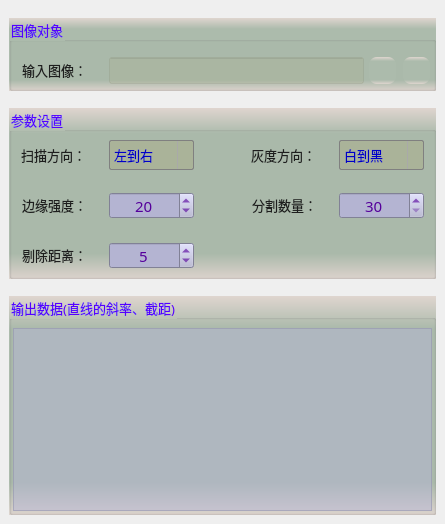
     <widget class="QWidget" name="tab">
      <attribute name="title">
       <string>基本设置</string>
      </attribute>
      <widget class="QGroupBox" name="groupCamera">
       <property name="geometry">
        <rect>
         <x>9</x>
         <y>18</y>
         <width>427</width>
         <height>73</height>
        </rect>
       </property>
       <property name="font">
        <font>
         <family>微软雅黑</family>
         <pointsize>10</pointsize>
        </font>
       </property>
       <property name="styleSheet">
        <string notr="true">background-color: qlineargradient(x1:0, y1:0, x2:0, y2:1, stop:0 #dfd5cf, stop: 0.15 #acbbac, stop: 0.85 #acbbac,stop:1 #dfd5cf);
color: rgb(85, 0, 255);</string>
       </property>
       <property name="title">
        <string>图像对象</string>
       </property>
       <widget class="QLabel" name="label_4">
        <property name="geometry">
         <rect>
          <x>13</x>
          <y>42</y>
          <width>79</width>
          <height>19</height>
         </rect>
        </property>
        <property name="font">
         <font>
          <family>微软雅黑</family>
          <pointsize>10</pointsize>
         </font>
        </property>
        <property name="styleSheet">
         <string notr="true">color: rgb(30, 30, 30);
background: transparent;</string>
        </property>
        <property name="text">
         <string>输入图像：</string>
        </property>
       </widget>
       <widget class="QLineEdit" name="txtLinkImage">
        <property name="geometry">
         <rect>
          <x>100</x>
          <y>39</y>
          <width>255</width>
          <height>27</height>
         </rect>
        </property>
        <property name="font">
         <font>
          <family>微软雅黑</family>
          <pointsize>10</pointsize>
         </font>
        </property>
        <property name="styleSheet">
         <string notr="true">color: rgb(0, 0, 200);
background-color: rgba(170, 170, 127,50);</string>
        </property>
        <property name="alignment">
         <set>Qt::AlignCenter</set>
        </property>
        <property name="readOnly">
         <bool>true</bool>
        </property>
       </widget>
       <widget class="QPushButton" name="btnLinkImage">
        <property name="geometry">
         <rect>
          <x>360</x>
          <y>39</y>
          <width>27</width>
          <height>27</height>
         </rect>
        </property>
        <property name="toolTip">
         <string>链接图像</string>
        </property>
        <property name="styleSheet">
         <string notr="true">QWidget{ border:none;border-radius: 8px;padding: 2px 4px;}
QPushButton:hover{ background-color: rgba(85, 150, 127, 100);}
QPushButton:pressed{background-color: rgba(85, 180, 127, 160);}</string>
        </property>
        <property name="text">
         <string/>
        </property>
        <property name="icon">
         <iconset resource="sub_res.qrc">
          <normaloff>:/resource/link.png</normaloff>:/resource/link.png</iconset>
        </property>
        <property name="iconSize">
         <size>
          <width>27</width>
          <height>27</height>
         </size>
        </property>
       </widget>
       <widget class="QPushButton" name="btnDelLinkImage">
        <property name="geometry">
         <rect>
          <x>394</x>
          <y>39</y>
          <width>27</width>
          <height>27</height>
         </rect>
        </property>
        <property name="toolTip">
         <string>删除图像链接</string>
        </property>
        <property name="styleSheet">
         <string notr="true">QWidget{ border:none;border-radius: 8px;padding: 2px 4px;}
QPushButton:hover{ background-color: rgba(226, 142, 162, 100);}
QPushButton:pressed{background-color: rgba(226, 172, 162, 200);}</string>
        </property>
        <property name="text">
         <string/>
        </property>
        <property name="icon">
         <iconset resource="sub_res.qrc">
          <normaloff>:/resource/del_link.png</normaloff>:/resource/del_link.png</iconset>
        </property>
        <property name="iconSize">
         <size>
          <width>27</width>
          <height>27</height>
         </size>
        </property>
       </widget>
      </widget>
      <widget class="QGroupBox" name="groupC2">
       <property name="geometry">
        <rect>
         <x>9</x>
         <y>108</y>
         <width>427</width>
         <height>171</height>
        </rect>
       </property>
       <property name="font">
        <font>
         <family>微软雅黑</family>
         <pointsize>10</pointsize>
        </font>
       </property>
       <property name="styleSheet">
        <string notr="true">background-color: qlineargradient(x1:0, y1:0, x2:0, y2:1, stop:0 #dfd5cf, stop: 0.15 #acbbac, stop: 0.85 #acbbac,stop:1 #dfd5cf);
color: rgb(85, 0, 255);</string>
       </property>
       <property name="title">
        <string>参数设置</string>
       </property>
       <widget class="QComboBox" name="comboGrayDirection">
        <property name="geometry">
         <rect>
          <x>330</x>
          <y>32</y>
          <width>85</width>
          <height>30</height>
         </rect>
        </property>
        <property name="font">
         <font>
          <family>微软雅黑</family>
          <pointsize>10</pointsize>
         </font>
        </property>
        <property name="styleSheet">
         <string notr="true">QComboBox {
    border: 1px solid gray;
    border-radius: 2px;    
    color: rgb(0, 0, 200);
	background-color: rgba(170, 170, 127,100);
}
QComboBox::drop-down {
    subcontrol-origin: padding;
    subcontrol-position: top right;
    width: 15px; 
    border-left-width: 1px;
    border-left-color: darkgray;
    border-left-style: solid;
    border-top-right-radius: 3px;
    border-bottom-right-radius: 3px;
}

QComboBox::down-arrow {
    image: url(:/resource/down.png);
} 
QComboBox::down-arrow:on {
    top: 1px;
    left: 1px;
}</string>
        </property>
        <item>
         <property name="text">
          <string>白到黑</string>
         </property>
        </item>
        <item>
         <property name="text">
          <string>黑到白</string>
         </property>
        </item>
       </widget>
       <widget class="QLabel" name="label_10">
        <property name="geometry">
         <rect>
          <x>242</x>
          <y>37</y>
          <width>81</width>
          <height>19</height>
         </rect>
        </property>
        <property name="sizePolicy">
         <sizepolicy hsizetype="Preferred" vsizetype="Fixed">
          <horstretch>0</horstretch>
          <verstretch>0</verstretch>
         </sizepolicy>
        </property>
        <property name="font">
         <font>
          <family>微软雅黑</family>
          <pointsize>10</pointsize>
         </font>
        </property>
        <property name="styleSheet">
         <string notr="true">color: rgb(30, 30, 30);
background: transparent;</string>
        </property>
        <property name="text">
         <string>灰度方向：</string>
        </property>
       </widget>
       <widget class="QLabel" name="label_14">
        <property name="geometry">
         <rect>
          <x>13</x>
          <y>87</y>
          <width>81</width>
          <height>19</height>
         </rect>
        </property>
        <property name="font">
         <font>
          <family>微软雅黑</family>
          <pointsize>10</pointsize>
          <weight>50</weight>
          <bold>false</bold>
         </font>
        </property>
        <property name="styleSheet">
         <string notr="true">color: rgb(30, 30, 30);
background: transparent;</string>
        </property>
        <property name="text">
         <string>边缘强度：</string>
        </property>
       </widget>
       <widget class="QSpinBox" name="spinThreshold">
        <property name="geometry">
         <rect>
          <x>100</x>
          <y>84</y>
          <width>85</width>
          <height>27</height>
         </rect>
        </property>
        <property name="font">
         <font>
          <family>微软雅黑</family>
          <pointsize>11</pointsize>
         </font>
        </property>
        <property name="styleSheet">
         <string notr="true">QWidget{color: rgb(85, 0, 155);background-color: rgb(180, 180, 210);}
QSpinBox::up-button{
    border:transparent;
}
QSpinBox::down-button{
    border:transparent;
}
QSpinBox::up-arrow{
    image:url(:/resource/up.png);
}
QSpinBox::down-arrow{
    image:url(:/resource/down.png);
}</string>
        </property>
        <property name="alignment">
         <set>Qt::AlignCenter</set>
        </property>
        <property name="minimum">
         <number>0</number>
        </property>
        <property name="maximum">
         <number>255</number>
        </property>
        <property name="value">
         <number>20</number>
        </property>
       </widget>
       <widget class="QLabel" name="label_15">
        <property name="geometry">
         <rect>
          <x>12</x>
          <y>37</y>
          <width>81</width>
          <height>19</height>
         </rect>
        </property>
        <property name="sizePolicy">
         <sizepolicy hsizetype="Preferred" vsizetype="Fixed">
          <horstretch>0</horstretch>
          <verstretch>0</verstretch>
         </sizepolicy>
        </property>
        <property name="font">
         <font>
          <family>微软雅黑</family>
          <pointsize>10</pointsize>
         </font>
        </property>
        <property name="styleSheet">
         <string notr="true">color: rgb(30, 30, 30);
background: transparent;</string>
        </property>
        <property name="text">
         <string>扫描方向：</string>
        </property>
       </widget>
       <widget class="QComboBox" name="comboScanDirection">
        <property name="geometry">
         <rect>
          <x>100</x>
          <y>32</y>
          <width>85</width>
          <height>30</height>
         </rect>
        </property>
        <property name="font">
         <font>
          <family>微软雅黑</family>
          <pointsize>10</pointsize>
         </font>
        </property>
        <property name="styleSheet">
         <string notr="true">QComboBox {
    border: 1px solid gray;
    border-radius: 2px;    
    color: rgb(0, 0, 200);
	background-color: rgba(170, 170, 127,100);
}
QComboBox::drop-down {
    subcontrol-origin: padding;
    subcontrol-position: top right;
    width: 15px; 
    border-left-width: 1px;
    border-left-color: darkgray;
    border-left-style: solid;
    border-top-right-radius: 3px;
    border-bottom-right-radius: 3px;
}

QComboBox::down-arrow {
    image: url(:/resource/down.png);
} 
QComboBox::down-arrow:on {
    top: 1px;
    left: 1px;
}</string>
        </property>
        <item>
         <property name="text">
          <string>左到右</string>
         </property>
        </item>
        <item>
         <property name="text">
          <string>右到左</string>
         </property>
        </item>
        <item>
         <property name="text">
          <string>上到下</string>
         </property>
        </item>
        <item>
         <property name="text">
          <string>下到上</string>
         </property>
        </item>
       </widget>
       <widget class="QLabel" name="label_16">
        <property name="geometry">
         <rect>
          <x>243</x>
          <y>87</y>
          <width>81</width>
          <height>19</height>
         </rect>
        </property>
        <property name="font">
         <font>
          <family>微软雅黑</family>
          <pointsize>10</pointsize>
          <weight>50</weight>
          <bold>false</bold>
         </font>
        </property>
        <property name="styleSheet">
         <string notr="true">color: rgb(30, 30, 30);
background: transparent;</string>
        </property>
        <property name="text">
         <string>分割数量：</string>
        </property>
       </widget>
       <widget class="QSpinBox" name="spinSegment">
        <property name="geometry">
         <rect>
          <x>330</x>
          <y>84</y>
          <width>85</width>
          <height>27</height>
         </rect>
        </property>
        <property name="font">
         <font>
          <family>微软雅黑</family>
          <pointsize>11</pointsize>
         </font>
        </property>
        <property name="styleSheet">
         <string notr="true">QWidget{color: rgb(85, 0, 155);background-color: rgb(180, 180, 210);}
QSpinBox::up-button{
    border:transparent;
}
QSpinBox::down-button{
    border:transparent;
}
QSpinBox::up-arrow{
    image:url(:/resource/up.png);
}
QSpinBox::down-arrow{
    image:url(:/resource/down.png);
}</string>
        </property>
        <property name="alignment">
         <set>Qt::AlignCenter</set>
        </property>
        <property name="minimum">
         <number>30</number>
        </property>
        <property name="maximum">
         <number>360</number>
        </property>
        <property name="value">
         <number>30</number>
        </property>
       </widget>
       <widget class="QLabel" name="label_19">
        <property name="geometry">
         <rect>
          <x>13</x>
          <y>137</y>
          <width>81</width>
          <height>19</height>
         </rect>
        </property>
        <property name="font">
         <font>
          <family>微软雅黑</family>
          <pointsize>10</pointsize>
          <weight>50</weight>
          <bold>false</bold>
         </font>
        </property>
        <property name="styleSheet">
         <string notr="true">color: rgb(30, 30, 30);
background: transparent;</string>
        </property>
        <property name="text">
         <string>剔除距离：</string>
        </property>
       </widget>
       <widget class="QSpinBox" name="spinCullDistance">
        <property name="geometry">
         <rect>
          <x>100</x>
          <y>134</y>
          <width>85</width>
          <height>27</height>
         </rect>
        </property>
        <property name="font">
         <font>
          <family>微软雅黑</family>
          <pointsize>11</pointsize>
         </font>
        </property>
        <property name="styleSheet">
         <string notr="true">QWidget{color: rgb(85, 0, 155);background-color: rgb(180, 180, 210);}
QSpinBox::up-button{
    border:transparent;
}
QSpinBox::down-button{
    border:transparent;
}
QSpinBox::up-arrow{
    image:url(:/resource/up.png);
}
QSpinBox::down-arrow{
    image:url(:/resource/down.png);
}</string>
        </property>
        <property name="alignment">
         <set>Qt::AlignCenter</set>
        </property>
        <property name="minimum">
         <number>1</number>
        </property>
        <property name="maximum">
         <number>100</number>
        </property>
        <property name="value">
         <number>5</number>
        </property>
       </widget>
      </widget>
      <widget class="QGroupBox" name="groupC3">
       <property name="geometry">
        <rect>
         <x>9</x>
         <y>296</y>
         <width>427</width>
         <height>219</height>
        </rect>
       </property>
       <property name="font">
        <font>
         <family>微软雅黑</family>
         <pointsize>10</pointsize>
        </font>
       </property>
       <property name="styleSheet">
        <string notr="true">background-color: qlineargradient(x1:0, y1:0, x2:0, y2:1, stop:0 #dfd5cf, stop: 0.15 #acbbac, stop: 0.85 #acbbac,stop:1 #dfd5cf);
color: rgb(85, 0, 255);</string>
       </property>
       <property name="title">
        <string>输出数据(直线的斜率、截距)</string>
       </property>
       <widget class="QTextEdit" name="txtMsg">
        <property name="geometry">
         <rect>
          <x>4</x>
          <y>32</y>
          <width>419</width>
          <height>183</height>
         </rect>
        </property>
        <property name="font">
         <font>
          <family>微软雅黑</family>
         </font>
        </property>
        <property name="styleSheet">
         <string notr="true">QTextEdit         
{
    background-color: rgba(180, 180, 215,120);    
    gridline-color: rgba(220, 220, 255,255);
    color: rgba(20, 20, 20,200);
}
QScrollBar:vertical{ 
		background:#FFFFF2;
		padding-top:20px;
		padding-bottom:20px;
		padding-left:2px;
		padding-right:2px;
		border-left:1px solid #d7d7d7;}
QScrollBar::handle:vertical{
		background:#dbdbdb;
		border-radius:6px;
		min-height:20px;}
QScrollBar::handle:vertical:hover{
		background:#d0d0d0;}
QScrollBar::add-line:vertical{
		background:url(:/resource/down.png) center no-repeat;}
QScrollBar::sub-line:vertical{
		background:url(:/resource/up.png) center no-repeat;}
QScrollBar:horizontal{ 
		background:#FFFFF2;
		padding-top:20px;
		padding-bottom:20px;
		padding-left:2px;
		padding-right:2px;
		border-left:1px solid #d7d7d7;}
QScrollBar::handle:horizontal{
		background:#dbdbdb;
		border-radius:6px;
		min-height:20px;}
QScrollBar::handle:horizontal:hover{
		background:#d0d0d0;}
QScrollBar::add-line:horizontal{
		background:url(:/resource/right.png) center no-repeat;}
QScrollBar::sub-line:horizontal{
		background:url(:/resource/left.png) center no-repeat;}</string>
        </property>
        <property name="readOnly">
         <bool>true</bool>
        </property>
       </widget>
      </widget>
     </widget>
